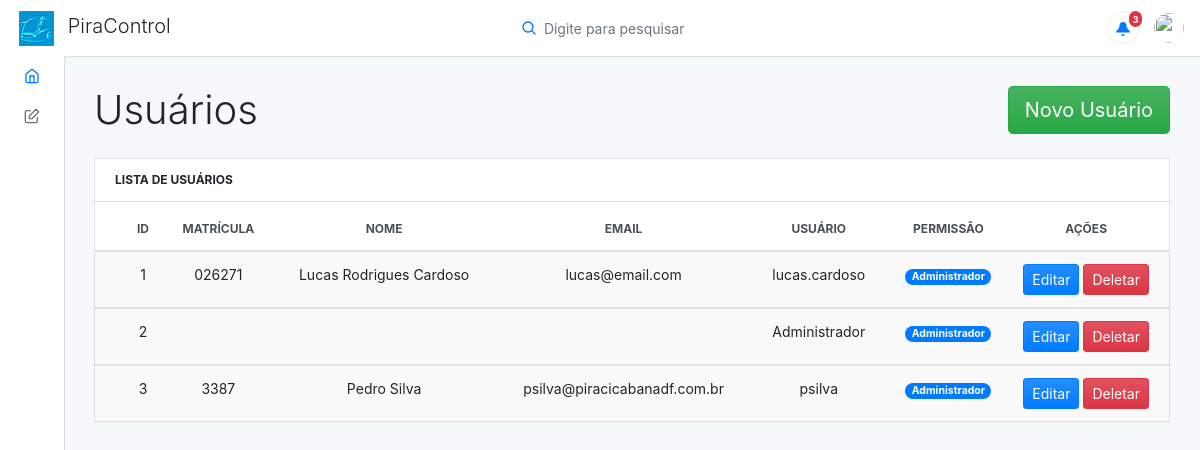
The app's page /front/usuario.php (signed in) with its own data.
### tables this page shows
CREATE TABLE `usuario` (
  `id` int(11) NOT NULL,
  `nome` varchar(45) NOT NULL,
  `ultimoNome` varchar(45) NOT NULL,
  `nomeUsuario` varchar(45) NOT NULL,
  `email` varchar(80) NOT NULL,
  `matricula` varchar(45) NOT NULL,
  `imagem` varchar(200) NOT NULL,
  `senha` varchar(200) NOT NULL
);

### front/classes/Conexao.php (called while the page is built, shortened)
<?php
class Conexao
{
	private $host;
	private $user;
	private $password;
	public function __construct() {
		$this->host = 'mysql:host=localhost;dbname=bd_pira_control';
		$this->user = 'root';
		$this->password = '';
	}
    public function conectar() {
    	try {
			$conn = new PDO(
							$this->host,
							$this->user,
							$this->password
						);
			return $conn;
		} catch (PDOException $e) {
			echo 'Erro na conexao. Erro reportado: ' . $e->getMessage();
			exit;
		}
    }
}

### front/classes/UsuarioDAO.php (called while the page is built, shortened)
<?php
require_once 'Model.php';
class UsuarioDao extends Model
{
    public function __construct()
    {
        $this->class = 'Usuario';
        $this->tabela = 'usuario';
    }
    public function listarUsuarios($condicao = '')
    {
        $query = "SELECT id, nome, ultimoNome, nomeUsuario, email, matricula, imagem FROM {$this->tabela}";
        $stmt = $this->db->prepare($query);
        $stmt->setFetchMode(PDO::FETCH_CLASS, $this->class);
        $stmt->execute();
        return $stmt->fetchAll();
    }
}

### front/classes/Model.php (called while the page is built, shortened)
<?php
    require 'Conexao.php';
    class Model {
        public function __construct()
        {
            $conexao = new Conexao();
            $this->db = $conexao->conectar();
        }
    }

### front/classes/Usuario.php (called while the page is built, shortened)
<?php
    class Usuario {
        public function __get($atributo) {
            return $this->$atributo;
        }
    }

### front/usuario.php (the view, shortened to what this page needs)
<?php
require_once 'layout/header.php';
require_once 'layout/menu.php';
?>
<?php
require_once 'classes/Usuario.php';
require_once 'classes/UsuarioDAO.php';
$usuarioDAO = new UsuarioDAO();
$usuarios = $usuarioDAO->listarUsuarios();
?>
<div class="adminx-content">
    <div class="adminx-main-content">
        <div class="container-fluid">
            <nav aria-label="breadcrumb" role="navigation" style="float: right;">
              <ol class="breadcrumb adminx-page-breadcrumb">
                <li ><a href="form_usuario" class="btn btn-lg btn-success" >Novo Usuário</a></li>
              </ol>
            </nav>
            <div class="pb-3">
                <h1>Usuários</h1>
            </div>
            <div class="row">
                <div class="col-lg-12">
                    <div class="card mb-grid">
                        <div class="card-header d-flex justify-content-between align-items-center">
                            <div class="card-header-title">Lista de Usuários</div>
                        </div>
                        <div class="table-responsive-md">
                            <table class="table table-actions table-striped table-hover mb-0">
                                <thead>
                                    <tr>
                                        <th scope="col">
                                            <label class="custom-control custom-checkbox m-0 p-0">
                                            </label>
                                        </th>
                                        <th scope="col" class="text-center">ID</th>
                                        <th scope="col" class="text-center">Matrícula</th>
                                        <th scope="col" class="text-center">Nome</th>
                                        <th scope="col" class="text-center">Email</th>
                                        <th scope="col" class="text-center">Usuário</th>
                                        <th scope="col" class="text-center">Permissão</th>
                                        <th scope="col" class="text-center">Ações</th>
                                    </tr>
                                </thead>
                                <?php foreach ($usuarios as $usuario) { ?>
                                    <tbody>
                                        <tr>
                                            <th scope="row">
                                                <label class="custom-control custom-checkbox m-0 p-0">
                                                </label>
                                            </th>
                                            <td class="text-center"><?= $usuario->id ?></td>
                                            <td class="text-center"><?= $usuario->matricula ?></td>
                                            <td class="text-center"><?= $usuario->nome ?> <?= $usuario->ultimoNome ?></td>
                                            <td class="text-center"><?= $usuario->email ?></td>
                                            <td class="text-center"><?= $usuario->nomeUsuario ?></td>
                                            <td class="text-center">
                                                <span class="badge badge-pill badge-primary">Administrador</span>
                                            </td>
                                            <td>
                                                <a class="btn btn-sm btn-primary" href="form_usuario?id=<?= $usuario->id ?>">Editar</a>
                                                <a class="btn btn-sm btn-danger" href="controles/controleUsuario.php?acao=deletar&id=<?= $usuario->id ?>">Deletar</a>
                                            </td>
                                        </tr>
                                    </tbody>
                                <?php } ?>
                            </table>
                        </div>
                    </div>
                </div>
            </div>
        </div>
    </div>
</div>
</div>
<?php
require_once 'layout/footer.php';
?>

### records on screen
usuario: id "1", matricula "026271", nome "Lucas", ultimoNome "Rodrigues Cardoso", email "lucas@email.com", nomeUsuario "lucas.cardoso"
usuario: id "2", nomeUsuario "Administrador"
usuario: id "3", matricula "3387", nome "Pedro", ultimoNome "Silva", email "psilva@piracicabanadf.com.br", nomeUsuario "psilva"
